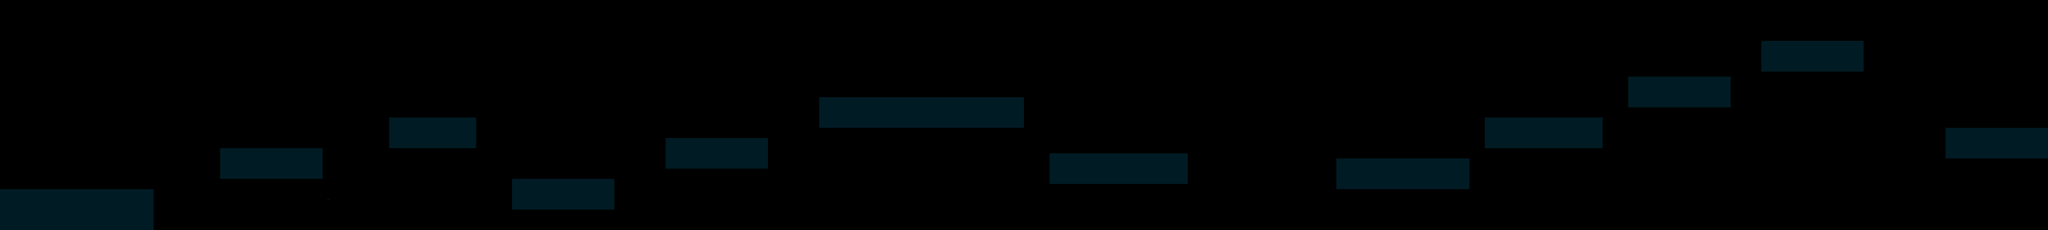

A 2D game scene composited from a Tiled map and its tileset images. What follows is a short description and the map's XML, with each tile layer's data collapsed to a summary:
An orthogonal 400x45 tile map with 16x16 px tiles, 1 tile layer (Tile Layer 1).

<map version="1.10" tiledversion="1.10.0" orientation="orthogonal" renderorder="right-down" width="400" height="45" tilewidth="16" tileheight="16" infinite="0" nextlayerid="2" nextobjectid="1">
 <tileset firstgid="1" source="Tileset.tsx" />
 <layer id="1" name="Tile Layer 1" width="400" height="45">
  <data>[18000 cells, 1785 non-empty, 15 distinct tile ids]</data>
 </layer>
</map>
